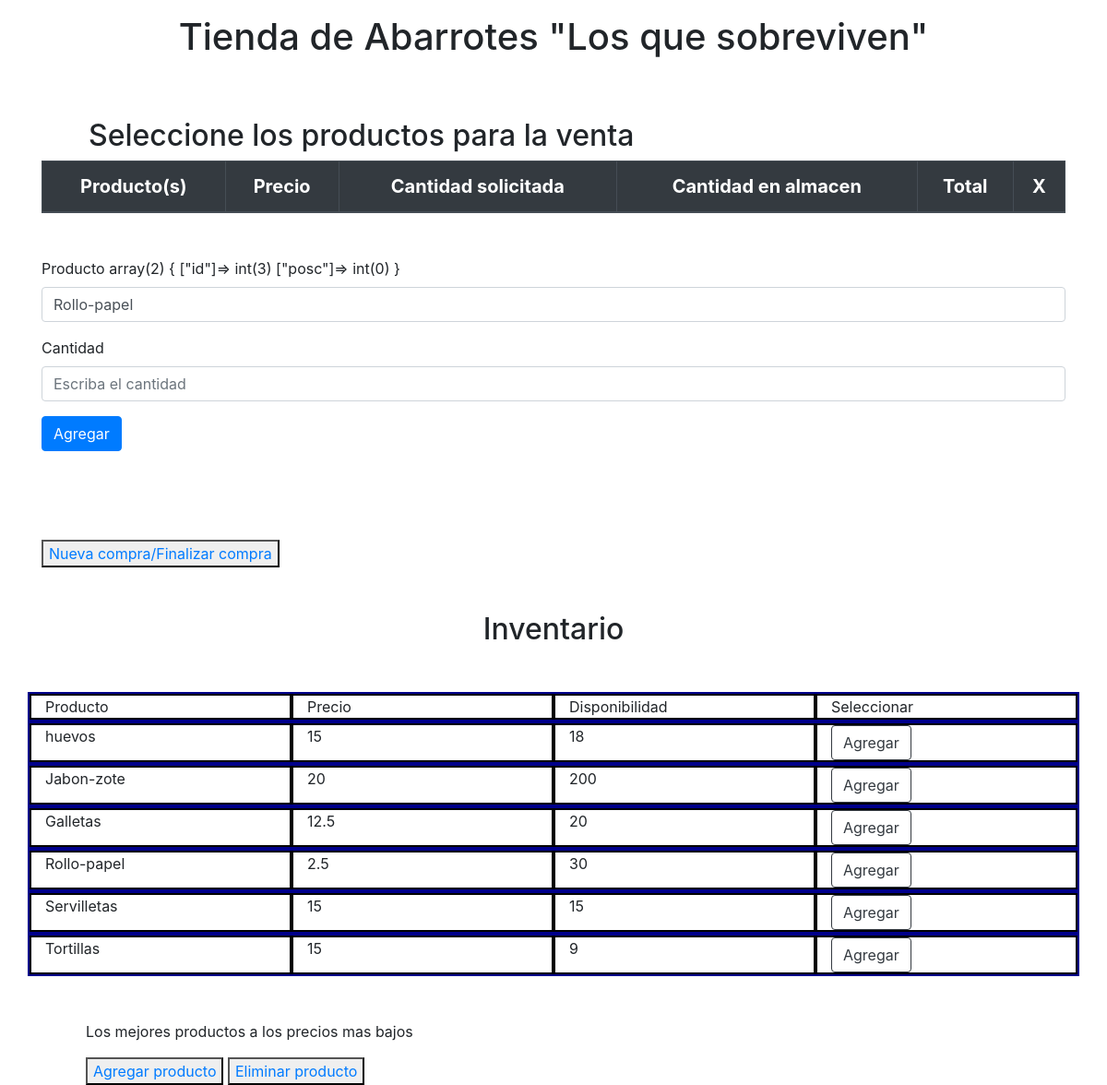
The page /index.php?id=4 on the database its author committed.
### tables this page shows
CREATE TABLE `inventario` (
  `id_inventario` int(11) NOT NULL,
  `descripcion` text NOT NULL,
  `precio` float NOT NULL,
  `cantidad` int(11) NOT NULL
);

### index.php (the view, shortened to what this page needs)
<?php include_once 'conexion_pdo.php';
?>
<?php
    $sql_categorias = 'select * from inventario';
    $gsent= $pdo -> prepare($sql_categorias);
    $gsent->execute();
    $result = $gsent->fetchAll();
?>
<!DOCTYPE html>
<html lang="en" dir="ltr">
  <head>
    <link rel="stylesheet" href="https://stackpath.bootstrapcdn.com/bootstrap/4.5.0/css/bootstrap.min.css">
    <link href="css/tabla.css" rel="stylesheet">
    <link rel="stylesheet" type="text/css" href="css/jquery-ui.css">
  </head>
  <body>
    <h1 class="py-3 mb-5 text-center"> Tienda de Abarrotes "Los que sobreviven"</h1>
    <h2 class="ml-5 px-5">Seleccione los productos para la venta</h2>
    <div class="container">
    <section id="tablaProductos">
      <table class="table">
        <thead class="thead-dark">
          <tr>
            <th scope="col">Producto(s)</th>
            <th scope="col">Precio</th>
            <th scope="col">Cantidad solicitada</th>
            <th scope="col">Cantidad en almacen</th>
            <th scope="col">Total</th>
            <th scope="col">X</th>
          </tr>
        </thead>
      </table>
      </section>
    </div>
      <div class="container mb-5 mt-5">
        <form  method="POST">
          <div class="form-group">
            <label >Producto</label>
            <?php var_dump($_SESSION)  ?>
            <input type="text" class="form-control" id="tag" name = "producto"  placeholder="Escriba el producto"  <?php if(isset($_GET['id'])){
              $sql_categorias = 'select * from inventario where id_inventario ='.$_GET['id'];;
              $gsent= $pdo -> prepare($sql_categorias);
              $gsent->execute();
              $resultado = $gsent->fetchAll();
              foreach($resultado as $categoria){
                echo 'value = '.$categoria['descripcion'] ;
              }
              }?>>
          </div>
          <div class="form-group">
            <label >Cantidad</label>
            <input type="number" class="form-control" name="cantidad" placeholder="Escriba el cantidad" required>
          </div>
          <button type="submit" class="btn btn-primary">Agregar</button>
        </form>
      </div>
      <div class="container mb-5 mt-5">
        <section>
            <button type="button" class="mt-5" style="">
              <a href="empezar_venta.php">Nueva compra/Finalizar compra</a>
            </button>
        </section>
      </div>
            <h2 class=" text-center mt-5 mb-5">
              Inventario
            </h2>
            <div class="container">
              <div class="row mi-fila">
                <div class="col mi-columna">Producto</div>
                <div class="col mi-columna">Precio</div>
                <div class="col mi-columna">Disponibilidad</div>
                <div class="col mi-columna">Seleccionar</div>
              </div>
              <?php
                $sql_categorias = 'select * from inventario';
                $gsent= $pdo -> prepare($sql_categorias);
                $gsent->execute();
                $resultado = $gsent->fetchAll();
                foreach($resultado as $categoria):
                                        ?>
              <div class="row mi-fila">
                <div class="col mi-columna"><?php echo $categoria['descripcion']; ?></div>
                <div class="col mi-columna"><?php echo $categoria['precio']; ?></div>
                <div class="col mi-columna"><?php echo $categoria['cantidad']; ?></div>
                <div class="col mi-columna">
                    <a href="index.php?id=<?php echo $categoria['id_inventario']; ?>" class="button">
                        <button type="button" class="btn btn-outline-dark">Agregar</button>
                    </a>
                </div>
              </div>
              <?php endforeach ?>
            </div>
        <div class="container">
          <section style="margin-top: auto;">
            <p class = "ml-5 mt-5">Los mejores productos a los precios mas bajos</p>
            <button type="button" class="ml-5" style="left: 0;">
              <a href="agregar.php">Agregar producto</a>
            </button>
            <button type="button" class= "mr-5" style="right: 0;">
              <a href="eliminar.php">Eliminar producto</a>
            </button>
            </section>
        </div>
  </body>
</html>

### css/tabla.css (style rules this page uses)
#tablaProductos { position: relative; right: 0; left: 0; }
table { text-align: center; font-size: 45px; border-collapse: collapse; width: 75%; }
table, th, td { border: 1px solid black; font-size: 20px; }
.mi-columna { border: 2px solid black; }
.mi-fila { border: 2px solid darkblue; }

### rows shown on the page
inventario: producto "Rollo-papel", descripcion "Rollo-papel", precio "2.5", cantidad "30"
inventario: descripcion "huevos", precio "15", cantidad "18"
inventario: descripcion "Jabon-zote", precio "20", cantidad "200"
inventario: descripcion "Galletas", precio "12.5", cantidad "20"
inventario: descripcion "Servilletas", precio "15", cantidad "15"
inventario: descripcion "Tortillas", precio "15", cantidad "9"
